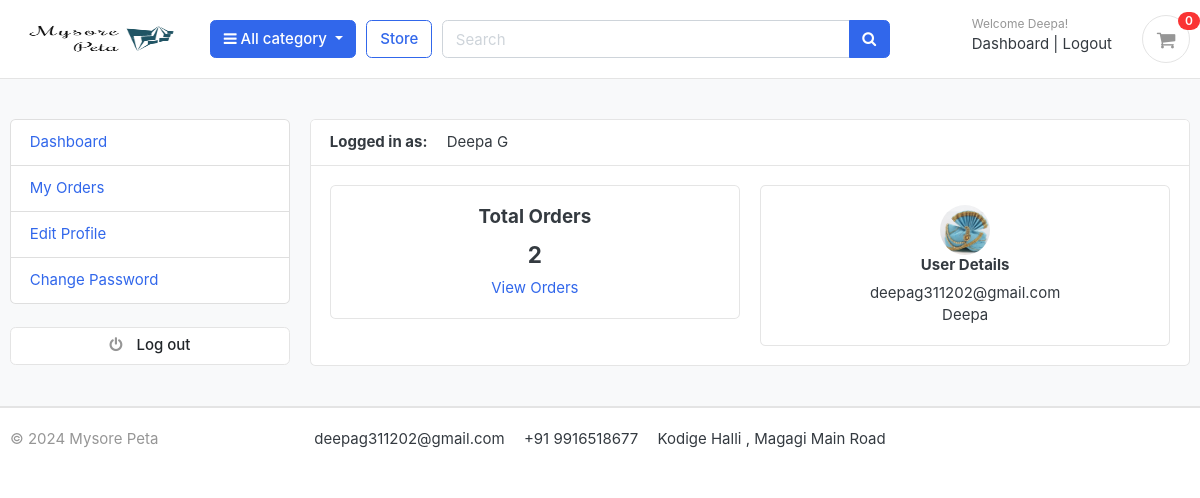
Screenshot of /accounts/dashboard/ (signed in) with the database file from the repository.
### accounts/models.py (models this page shows, shortened)
class Account(AbstractBaseUser):
    first_name      = models.CharField(max_length=50)
    last_name       = models.CharField(max_length=50)
    username        = models.CharField(max_length=50, unique=True)
    email           = models.EmailField(max_length=100, unique=True)
    phone_number    = models.CharField(max_length=50)
    date_joined     = models.DateTimeField(auto_now_add=True)
    last_login      = models.DateTimeField(auto_now_add=True)
    is_admin        = models.BooleanField(default=False)
    is_staff        = models.BooleanField(default=False)
    is_active       = models.BooleanField(default=False)
    is_superadmin   = models.BooleanField(default=False)
    USERNAME_FIELD = 'email'
    REQUIRED_FIELDS = ['username', 'first_name', 'last_name']
    objects = MyAccountManager()
    def full_name(self):
        return f'{self.first_name} {self.last_name}'

class UserProfile(models.Model):
    user = models.OneToOneField(Account, on_delete=models.CASCADE)
    address_line_1 = models.CharField(blank=True, max_length=100)
    address_line_2 = models.CharField(blank=True, max_length=100)
    profile_picture = models.ImageField(blank=True, upload_to='userprofile')
    city = models.CharField(blank=True, max_length=20)
    state = models.CharField(blank=True, max_length=20)
    country = models.CharField(blank=True, max_length=20)

### accounts/views.py (the view)
# urls.py: path('dashboard/', views.dashboard, name='dashboard'),
@login_required(login_url = 'login')
def dashboard(request):
    orders = Order.objects.order_by('-created_at').filter(user_id=request.user.id, is_ordered=True)
    orders_count = orders.count()
    userprofile = UserProfile.objects.get(user_id =request.user.id)
    context = {
        'orders_count': orders_count,
        'userprofile': userprofile,
    }
    return render(request, 'dashboard.html', context)

### cart/context.py (called while the page is built)
def counter(request):
    cart_count = 0
    if 'admin' in request.path:
        return {}
    else:
        try:
            cart = Cart.objects.filter(cart_id=_cart_id(request))
            if request.user.is_authenticated:
                cart_items = CartItem.objects.all().filter(user=request.user)
            else:
                cart_items = CartItem.objects.all().filter(cart=cart[:1])
            for cart_item in cart_items:
                cart_count += cart_item.quantity
        except Cart.DoesNotExist:
            cart_count = 0
    return dict(cart_count=cart_count)

### cart/views.py (called while the page is built)
def _cart_id(request):
    cart = request.session.session_key
    if not cart:
        cart = request.session.create()
    return cart

### category/context.py (called while the page is built)
def menu_links(request):
    links = Category.objects.all()
    return dict(links=links)

### category/models.py (called while the page is built)
    def get_url(self):
            return reverse('products_by_category', args=[self.slug])

### template/dashboard.html (shortened to what this page needs)
{% extends 'base.html' %}
{% block content %}
<section class="section-conten padding-y bg">
<div class="container">
	<div class="row">
	{% include 'dashboard_sidebar.html' %}
	<main class="col-md-9">
		<article class="card">
		<header class="card-header">
			<strong class="d-inline-block mr-3">Logged in as:</strong>
			<span>{{user.full_name}}</span>
		</header>
		<div class="card-body">
			<div class="row">
			<div class="col-md-6">
				<div class="card" style="text-align:center;">
					<div class="card-body">
						<h5 class="card-title">Total Orders</h5>
						<h4>{{orders_count}}</h4>
						<a href="{% url 'my_orders' %}">View Orders</a>
					</div>
				</div>
			</div>
			<div class="col-md-6">
				<div class="card" style="text-align:center;">
					<div class="card-body">
						<img src="{{userprofile.profile_picture.url}}" alt="User Profile Picture" width="50" height="50" style="border-radius:50%;">
						<h6> User Details  </h6>
						<p class="mb-0">{{user.email}}</p>
						<p>{{user.first_name}}</p>
					</div>
				</div>
			</div>
			</div>
		</div>
		</article>
	</main>
</div>
</div>
</section>
{% endblock %}

### template/navbar.html (shortened to what this page needs)
{% load static %}
<header class="section-header">
<section class="header-main border-bottom">
  <div class="container">
<div class="row align-items-center">
  <div class="col-lg-2 col-md-3 col-6">
    <a href="{% url 'index' %}" class="brand-wrap">
      <img class="logo" src="{% static './images/logo1.png' %}" alt=" " width="180" height="450">
    </a>
  </div>
  <div class="col-lg col-sm col-md col-6 flex-grow-0">
    <div class="category-wrap dropdown d-inline-block float-right">
      <button type="button" class="btn btn-primary dropdown-toggle" data-toggle="dropdown">
        <i class="fa fa-bars"></i> All category
      </button>
    </div>
  </div>
  <a href="{% url 'store' %}" class="btn btn-outline-primary">Store</a>
  <div class="col-lg  col-md-6 col-sm-12 col">
    <form action="{% url 'search' %}" class="search" method='GET'>
      <div class="input-group w-100">
          <input type="text" class="form-control" style="width:60%;" placeholder="Search" name="keyword" required>
          <div class="input-group-append">
            <button class="btn btn-primary" type="submit">
              <i class="fa fa-search"></i>
            </button>
          </div>
        </div>
    </form>
  </div>
  <div class="col-lg-3 col-sm-6 col-8 order-2 order-lg-3">
        <div class="d-flex justify-content-end mb-3 mb-lg-0">
          {% if user.id is None %}
          <div class="widget-header">
            <small class="title text-muted">Welcome guest!</small>
            <div>
              <a href="{% url 'login' %}">Sign in</a> <span class="dark-transp"> | </span>
              <a href="{% url 'register' %}"> Register</a>
            </div>
          </div>
          {% else %}
          <div class="widget-header">
            <small class="title text-muted">Welcome {{user.first_name}}!</small>
            <div>
              <a href="{% url 'dashboard' %}">Dashboard</a> <span class="dark-transp"> | </span>
              <a href="{% url 'logout' %}"> Logout</a>
            </div>
          </div>
          {% endif %}
          <a href="{% url 'cart' %}" class="widget-header pl-3 ml-3">
            <div class="icon icon-sm rounded-circle border"><i class="fa fa-shopping-cart"></i></div>
            <span class="badge badge-pill badge-danger notify">{{cart_count}}</span>
          </a>
        </div>
      </div>
</div>
  </div>
</section>
</header>

### static/css/ui.css (style rules this page uses)
html { font-family: "Inter", sans-serif; font-size: 15px; }
.icon-xs, .icon-sm, .icon-md, .icon-lg { display: inline-block; text-align: center; flex-shrink: 0; flex-grow: 0; }
.icon-sm { width: 48px; height: 48px; line-height: 48px !important; font-size: 20px; }
.padding-y { padding-top: 40px; padding-bottom: 40px; }
article:after, .form-group:after { display: block; clear: both; content: ""; }
.bg { background-color: #f8f9fa; }
p:last-child { margin-bottom: 0; }
.header-main { position: relative; padding-top: 1rem; padding-bottom: 1rem; }
.brand-wrap .logo, .navbar-brand .logo { margin-right: 7px; max-height: 42px; display: inline-block; }
.widget-header { display: inline-block; vertical-align: middle; position: relative; }
.widget-header a { color: #343a40; }
.widget-header i { color: #969696; }
.widget-header .title { display: block; }
.widget-header .notify { position: absolute; top: -3px; right: -10px; }
.notify { position: absolute; top: -4px; right: -10px; display: inline-block; padding: 0.25em 0.6em; font-size: 12px; line-height: 1; text-align: center; border-radius: 3rem; color: #fff; background-color: #fa3434; }

### rows the page displays
Account: first_name "Deepa", full_name "Deepa G", email "deepag311202@gmail.com"
UserProfile: profile_picture (picture)

### other values shown
{{ cart_count }} "0"
{{ orders_count }} "2"
